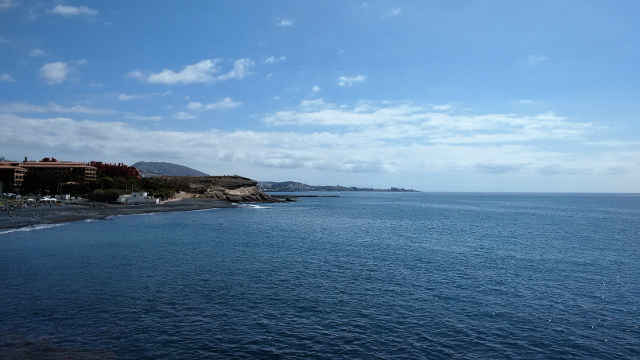
%> input picture metrics/MetricEvaluation/matlab/utils/examples/image.jpg, 640 x 360 px
$ octave --eval "result = find_spatial_hist_fast(imread('../examples/image.jpg'));"   (GNU Octave 9; MATLAB toolbox functions it lacks are replaced by stand-ins)
%> lines starting %> are read from the running program, lines starting %| are printed output that depends on the picture
### metrics/MetricEvaluation/utils/srmetric/map_matrix_to_closest_vec.m
function x = map_matrix_to_closest_vec(matrix,vec)
% Function to map the values in the matrix to a value from the vector so
% that the values in x are the same as those in vec
% vec is a 1xm vector and x is a pxq matrix

[nrows ncolms ] = size(matrix);
x = zeros(size(matrix));
if(nrows<=ncolms)
    for i = 1:nrows
        curr = matrix(i,:)';
        [minval ind] = min(abs(repmat(curr,[1,length(vec)])-repmat(vec,([ncolms 1]))),[],2);
        x(i,:) = vec(ind);
    end
elseif(nrows>ncolms)
    for i = 1:ncolms
        curr = matrix(:,i);
        [minval ind] = min(abs(repmat(curr,[1,length(vec)])-repmat(vec,([nrows 1]))),[],2);
        x(:,i) = vec(ind);
    end
end

### metrics/MetricEvaluation/matlab/utils/srmetric/find_spatial_hist_fast.m
function [b rho ypred matrix xval] = find_spatial_hist_fast(x)
% Function to find the spatial histogram for IMAGE and then compute Corr
% and fit 3-parameter logistic. returns logistic fitting value.

[nrows ncolms] = size(x);
%> nrows = 360; ncolms = 1920
 im = x;
%> im is the input picture: size 360x640x3 uint8; mean R, G, B 91.8, 128, 162.2
 nbins = 100;
 max_x = 25;
 ss_fact = 4;
 [hval bins] = hist(x(:),nbins);
%> hval = 100 values, max 18959 at index 48, min 501 at index 100, mean 6912; bins = 100 values from 1.27 to 253.7
 x = map_matrix_to_closest_vec(im,bins);
for j = 1:ss_fact:max_x
    matrix = zeros(nbins);

    for i = 1:nbins

        [r c] = find(x==bins(i));

        if(isempty(r)~=1)
           h  = zeros(1,nbins);

            ctemp = c-j;
            rtemp = r;rtemp(ctemp<1) = [];
            ctemp(ctemp<1) = [];
            ind = sub2ind(size(im),rtemp,ctemp);
            if(~isempty(ind))
                h = h+hist(im(ind),bins);
            end

            ctemp = c+j; rtemp = r;rtemp(ctemp>ncolms) = [];
            ctemp(ctemp>ncolms) = [];
            ind = sub2ind(size(im),rtemp,ctemp);
             if(~isempty(ind))
                h = h+hist(im(ind),bins);
            end

            rtemp = r-j;ctemp = c;ctemp(rtemp<1) = [];
            rtemp(rtemp<1) = [];
            ind = sub2ind(size(im),rtemp,ctemp);
            if(~isempty(ind))
                h = h+hist(im(ind),bins);
            end

            rtemp = r+j;
            ctemp = c;ctemp(rtemp>nrows) = [];
            rtemp(rtemp>nrows) = [];
            ind = sub2ind(size(im),rtemp,ctemp);
            if(~isempty(ind))
                h = h+hist(im(ind),bins);
            end

            rtemp = r+j;ctemp = c;ctemp(rtemp>nrows) = [];rtemp(rtemp>nrows) = [];
            ctemp = ctemp+j;rtemp(ctemp>ncolms) = []; ctemp(ctemp>ncolms) = [];
            ind = sub2ind(size(im),rtemp,ctemp);
            if(~isempty(ind))
                h = h+hist(im(ind),bins);
            end

            rtemp = r+j;ctemp = c;ctemp(rtemp>nrows) = [];rtemp(rtemp>nrows) = [];
            ctemp = ctemp-j; rtemp(ctemp<1) = [];ctemp(ctemp<1) = [];
            ind = sub2ind(size(im),rtemp,ctemp);
            if(~isempty(ind))
                h = h+hist(im(ind),bins);
            end

            rtemp = r-j;ctemp = c;ctemp(rtemp<1) = [];rtemp(rtemp<1) = [];
            ctemp = ctemp+j;rtemp(ctemp>ncolms) = []; ctemp(ctemp>ncolms) = [];
            ind = sub2ind(size(im),rtemp,ctemp);
             if(~isempty(ind))
                h = h+hist(im(ind),bins);
            end

            rtemp = r-j;ctemp = c; ctemp(rtemp<1) = []; rtemp(rtemp<1) = [];
            ctemp = ctemp-j;rtemp(ctemp<1) = []; ctemp(ctemp<1) = [];
            ind = sub2ind(size(im),rtemp,ctemp);
             if(~isempty(ind))
                h = h+hist(im(ind),bins);
            end

            matrix(i,:) = h;
        end

    end
    X = [bins]'; Y = X; matrix = matrix/sum(sum(matrix));
    px = sum(matrix,2); py = sum(matrix,1)';
    mu_x = sum(X.*px); mu_y = sum(Y.*py);
    sigma2_x = sum((X-mu_x).^2.*px);    sigma2_y = sum((Y-mu_x).^2.*py);
    [xx yy] = meshgrid(X,Y);
    rho(j) = (sum(sum(xx.*yy.*matrix))-mu_x.*mu_y)/(sqrt(sigma2_x)*sqrt(sigma2_y));

end
%> this loop made 7 passes
%> (mu_x, mu_y, sigma2_x, sigma2_y) on passes 1 to 7: (128.2, 127.4, 4105.5, 4106.9), (128.4, 127.6, 4096.5, 4097.8), (128.7, 127.9, 4087.2, 4088.5), (128.9, 128.1, 4079, 4080.2), (129.1, 128.4, 4071.1, 4072.3), (129.4, 128.6, 4064.9, 4066), (129.6, 128.8, 4061, 4062)
%> pass 1, in find_spatial_hist_fast, `matrix = matrix/sum(sum(matrix))`:
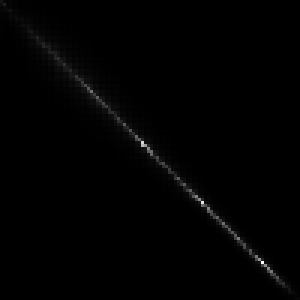
%> matrix: size 100x100 double (shown 3 times larger); min 0, max 0.0126, mean 0.0001; drawn with min black and max white
%> after the loop:
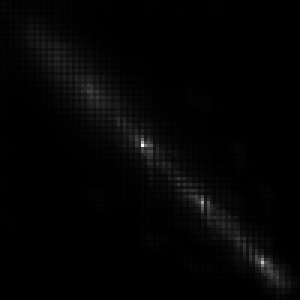
%> matrix: size 100x100 double (shown 3 times larger); min 0, max 0.00561, mean 0.0001; drawn with min black and max white
%> after the loop, ctemp = 739 values from 1509 to 1847; h = 100 values, max 1310 at index 93, min 0 at index 1, mean 59.12; ind = 739 values from 543061 to 664679; rho = 25 values, max 0.982 at index 1, min 0 at index 2, mean 0.257; rtemp = 739 values, max 181 at index 1, min 55 at index 21, mean 100.6

rho = [rho(1:ss_fact:end)];
%> rho = [0.982 0.956 0.938 0.92 0.902 0.88 0.858]
xval = [1:ss_fact:max_x];
% b = nlinfit([0 1:4:100],rho,@fit_spatial_corr,ones(1,5));
pp = polyfit([1:ss_fact:max_x],rho,3);
%> pp = [-5.02e-06 0.0002 -0.00709 0.988]
%  ypred = fit_spatial_corr(b,1:4:100);
ypred = polyval(pp,[1:ss_fact:max_x]);
%> ypred = [0.982 0.957 0.937 0.919 0.901 0.881 0.858]
err = sum((ypred-rho).^2);
%> err = 5.05e-06
b = [pp err];
%> b = [-5.02e-06 0.0002 -0.00709 0.988 5.05e-06]
% [11 lines of commented-out code are left out]
